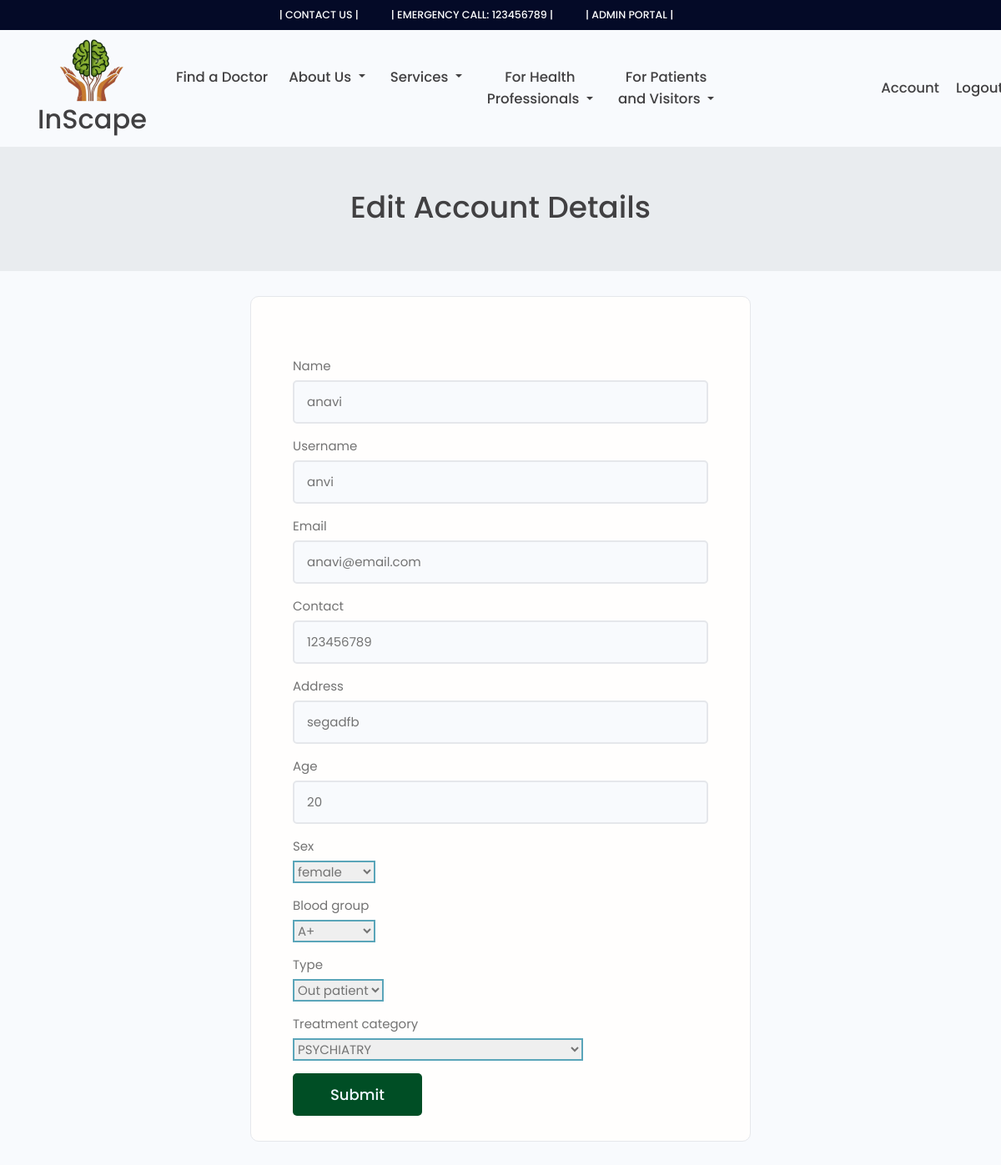
Page /patients/edit-account/ (signed in) on the committed database.
### patients/models.py (models this page shows, shortened)
class Patient(models.Model):
    PATIENT_TYPE =(
        ('IPD', 'In patient'),
        ('OPD', 'Out patient'),
    )
    GENDER_TYPE  = (
        ('M', 'male'),
        ('F', 'female'),
        ('O', 'other')
    )
    BLOOD_TYPE=(
        ('A+', 'A+'),
        ('B+', 'B+'),
        ('O+', 'O+'),
        ('AB+', 'AB+'),
        ('A-', 'A-'),
        ('B-', 'B-'),
        ('O-', 'O-'),
        ('AB-', 'AB-'),
    )
    user=models.ForeignKey(User, on_delete=models.CASCADE)
    name = models.CharField(max_length=200, null=True, blank=True)
    username = models.CharField(max_length=200, null=True, blank=True)
    email = models.EmailField(max_length=200, null=True, blank=True)
    contact = models.IntegerField(null=True)
    address = models.CharField(max_length=500, null=True, blank=True)
    id = models.AutoField(primary_key=True, editable=False)
    age = models.IntegerField(null=True)
    sex = models.CharField(max_length = 200, choices = GENDER_TYPE, null=True)
    arrival = models.DateTimeField(auto_now_add=True)
    blood_group = models.CharField(max_length =200, choices=BLOOD_TYPE, null=True)
    type = models.CharField(max_length =200, choices = PATIENT_TYPE, null=True)
    treatment_category = models.ForeignKey(Specialities, on_delete=models.CASCADE, null=True)

### patients/views.py (the view, shortened to what this page needs)
# urls.py: path('edit-account/', views.editaccount, name='edit-account'),
@login_required(login_url='login')
def editaccount(request):
    print('1')
    patient = Patient.objects.get(user=request.user)
    print('2')
    form = patientform(instance=patient)
    print()
    context = {'form': form}
    return render(request, 'edit_form.html', context)

### patients/forms.py
class patientform(ModelForm):
    class Meta:
        model= Patient
        fields='__all__'
        exclude= ('user',)
    def __init__(self, *args, **kwargs):
        super(patientform, self).__init__(*args, **kwargs)
        for name, field in self.fields.items():
            field.widget.attrs.update({'class': 'input'})

### staff/models.py (called while the page is built)
    def __str__(self):
        return str(self.sname)

### patients/templates/edit_form.html (shortened to what this page needs)
{% extends 'main.html' %}
{% block content %}
<div class="jumbotron jumbotron-fluid" style="margin-bottom:0px; padding-top:25px; padding-bottom:25px;">
    <div class="auth__header text-center">
        <h2 style="color:#414042; font-weight:450; padding-bottom:25px">Edit Account Details</h2>
    </div>
</div>
<div class="card" style="margin:30px 300px 100px 300px;">
    <a class="backButton" href="{% url 'account' %}"></a>
    <br>
    <form action="" class="form auth__form" style="margin:30px 50px 30px 50px;" method="post" autocomplete="off">
        {% for field in form %}
        <div class="form__field">
            <label for="formInput#text">{{field.label}}</label>
            {{field}}
        </div>
        {% endfor %}
        <div class="auth__actions">
            <input class="btn btn--sub btn--lg" style="margin-right: 300px" id="homebtn" type="submit" value="Submit" />
        </div>
    </form>
</div>
{% endblock %}

### static/css/main.css (style rules this page uses)
#homebtn { background-color:#004E25; color:aliceblue; }
.jumbotron { padding: 2rem 1rem; margin-bottom: 2rem; background-color: #e9ecef; border-radius: 0.3rem; }
@media (min-width: 576px) { .jumbotron { padding: 4rem 2rem; } }
.jumbotron-fluid { padding-right: 0; padding-left: 0; border-radius: 0; }

### static/uikit/styles/modules/_variables.css (style rules this page uses)
:root { --color-main: #5aa5b9; --color-main-light: #e6faff; --color-sub: #3f4156; --color-sub-light: #51546e; --color-sub-lighter: #ededfd; --color-text: #737373; --color-gray: #8b8b8b; --color-light: #e5e7eb; --color-light-gray: #767676; --color-bg: #f8fafd; --color-white: #fffefd; --color-white-light: #f3f3f3; --color-success: #359e64; --color-success-bg: #def8e8; --color-error: #fc4b0b; --color-error-bg: #fff2ee; --font-base: 'Poppins', arial, helvetica, 'Segoe UI', roboto, ubuntu, sans-serif; --font-monospace: 'Fira Code', 'Courier New', courier, monospace; --font-regular: 300; --font-medium: 500; --font-bold: 700; --generic-shadow: 1px 1px 5px #00000010; --generic-transition: all 0.3s ease-in-out; }

### static/uikit/styles/modules/_base.css (style rules this page uses)
* { margin: 0; padding: 0; box-sizing: border-box; text-rendering: optimizeLegibility; color: inherit; font-size: inherit; }
html { font-size: 50%; }
@media only screen and (min-width: 480px) { html { font-size: 56.25%; } }
@media only screen and (min-width: 1200px) { html { font-size: 62.5%; } }
body { line-height: 1.6; font-weight: 400; font-size: 1.5rem; color: var(--color-text); background-color: var(--color-bg); min-height: 100vh; }

### static/uikit/styles/modules/_typography.css (style rules this page uses)
* { font-family: var(--font-base); }
h2 { font-size: 3.6rem; font-weight: var(--font-bold); }
a { padding-bottom: 2px; text-decoration: none; display: inline-block; color: var(--color-main); font-weight: var(--font-medium); }

### static/uikit/styles/modules/_utilities.css (style rules this page uses)
.text-center { text-align: center; }

### static/uikit/styles/modules/_button.css (style rules this page uses)
.btn { display: inline-block; position: relative; cursor: pointer; background-color: var(--color-light); font-weight: var(--font-medium); color: var(--color-sub); text-decoration: none; padding: 1rem 2rem; border-radius: 0.5rem; border: none; width: -webkit-fit-content; width: -moz-fit-content; width: fit-content; height: -webkit-fit-content; height: -moz-fit-content; height: fit-content; font-size: 1.6rem; outline-width: 0; outline-color: transparent; -webkit-backface-visibility: hidden; backface-visibility: hidden; transition: all 0.3s ease-in-out; }
.btn--sub { background-color: var(--color-sub); color: var(--color-white); }
.btn--lg { font-size: 1.8rem; padding: 1.2rem 4.5rem; }

### static/uikit/styles/modules/_card.css (style rules this page uses)
.card { border-radius: 1rem; background-color: var(--color-white); border: 1.5px solid var(--color-light); width: auto; height: auto; margin-top: 0.5rem; margin-bottom: 0.5rem; overflow: hidden; }

### static/uikit/styles/modules/_form.css (style rules this page uses)
.form { display: block; }
.form__field { margin-top: 1.5rem; margin-bottom: 1.5rem; }
.form__label, .form__field > label { display: block; margin-bottom: 0.5rem; color: var(--color-text); }
input.input[type='text'], input.input[type='email'], input.input[type='password'], input.input[type='number'], textarea.input { min-width: 24rem; width: 100%; padding: 1.2rem 1.5rem; border-radius: 0.5rem; border: 2px solid var(--color-light); transition: all 0.3s ease-in-out; background-color: var(--color-bg); }
input.input[type='text']:focus, input.input[type='email']:focus, input.input[type='password']:focus, input.input[type='number']:focus, input.input[type='text']:active, input.input[type='email']:active, input.input[type='password']:active, input.input[type='number']:active, select.input, textarea.input:focus, textarea.input:active { outline: none; border: 2px solid var(--color-main); }

### rows in the picture
Patient: form "anavi" "anvi" "anavi@email.com" "123456789" "segadfb" "20" "female" "A+" "Out patient" "PSYCHIATRY"

### other values in the picture
{{ field.label }} "Name" "Username" "Email" "Contact" "Address" "Age" "Sex" "Blood group" "Type" "Treatment category"
